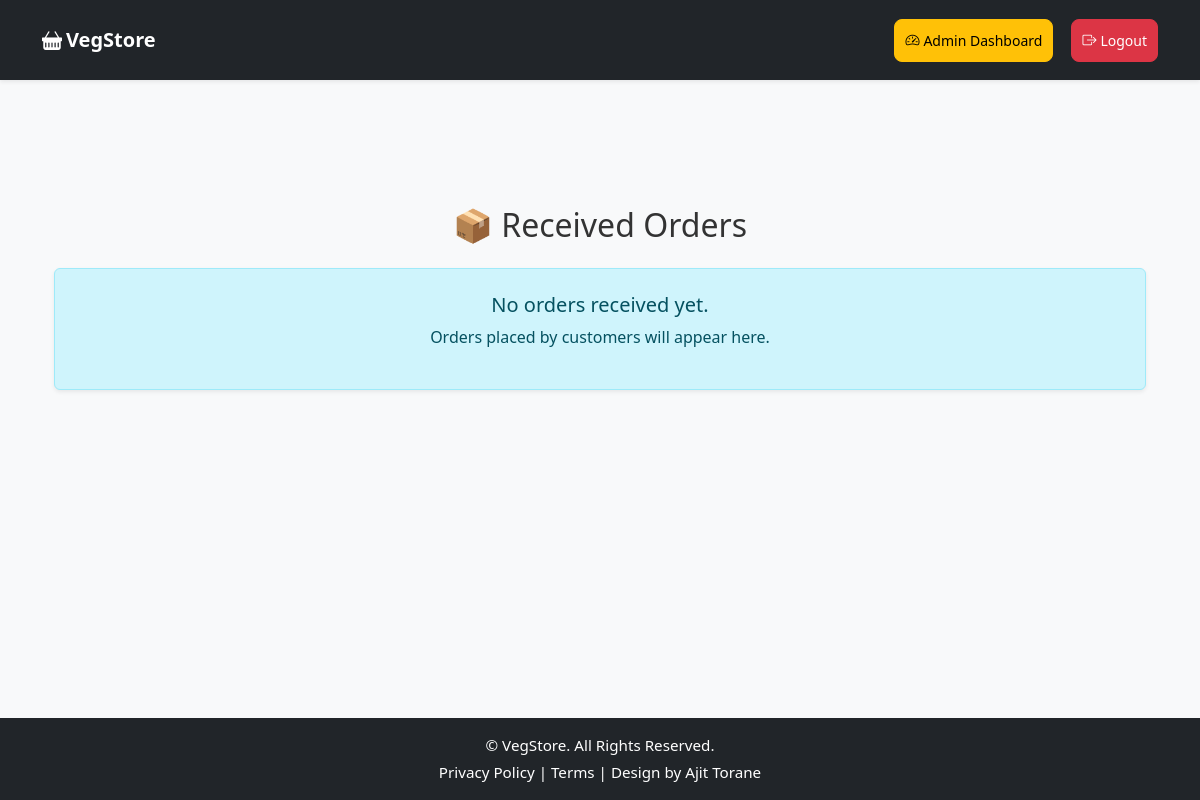
Page /admin/orders (signed in) on the earlier database version.
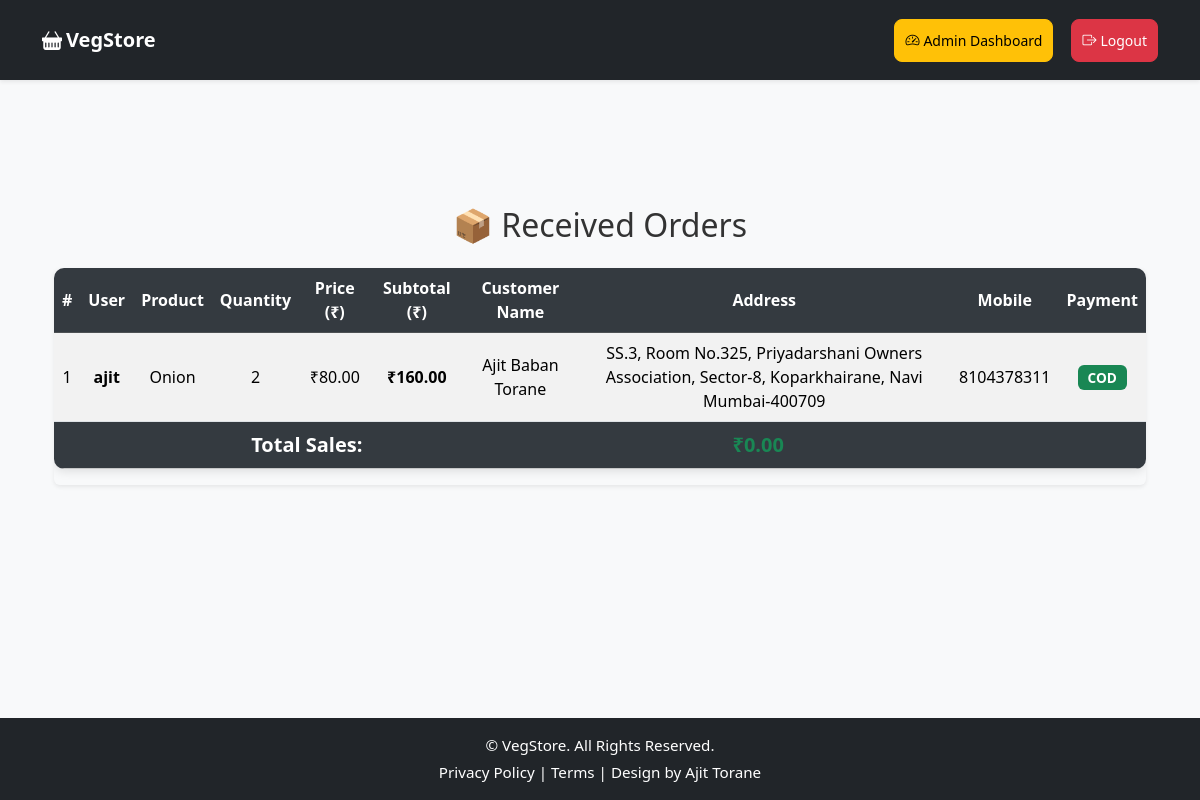
Same page on the later database version.
### app.py (models this page shows)
class Order(db.Model):
    id = db.Column(db.Integer, primary_key=True)
    user_id = db.Column(db.Integer, nullable=False)
    product_id = db.Column(db.Integer, nullable=False)
    quantity = db.Column(db.Integer, default=1)
    customer_name = db.Column(db.String(150))
    address = db.Column(db.Text)
    mobile = db.Column(db.String(15))
    payment_method = db.Column(db.String(20))

class User(UserMixin, db.Model):
    id = db.Column(db.Integer, primary_key=True)
    username = db.Column(db.String(150), unique=True, nullable=False)
    password = db.Column(db.String(255), nullable=False)
    is_admin = db.Column(db.Boolean, default=False)

class Product(db.Model):
    id = db.Column(db.Integer, primary_key=True)
    name = db.Column(db.String(150), nullable=False)
    price = db.Column(db.Float, nullable=False)
    image = db.Column(db.String(150), nullable=False)
    status = db.Column(db.String(20), nullable=False, default='available')  # available / upcoming

### app.py (the view)
@app.route('/admin/orders')
@admin_required
def admin_orders():
    orders = Order.query.all()
    products = {p.id: p for p in Product.query.all()}
    users = {u.id: u for u in User.query.all()}
    return render_template('admin_orders.html', orders=orders, products=products, users=users)

### app.py (called while the page is built)
@login_manager.user_loader
def load_user(user_id):
    return db.session.get(User, int(user_id))

def admin_required(f):
    @wraps(f)
    def wrapper(*args, **kwargs):
        if not current_user.is_authenticated or not current_user.is_admin:
            flash("Admin access required!", "danger")
            return redirect(url_for('admin_login'))
        return f(*args, **kwargs)
    return wrapper

@app.context_processor
def inject_cart_count():
    if current_user.is_authenticated and not current_user.is_admin:
        count = Order.query.filter_by(user_id=current_user.id).count()
    else:
        count = 0
    return dict(cart_count=count)

### templates/admin_orders.html
{% extends 'base.html' %}
{% block content %}
<div class="container mt-5">
    <h2 class="mb-4 text-center">📦 Received Orders</h2>
    {% if orders %}
    <div class="table-responsive shadow-sm rounded">
        <table class="table table-striped table-hover align-middle text-center">
            <thead class="table-dark text-white">
                <tr>
                    <th>#</th>
                    <th>User</th>
                    <th>Product</th>
                    <th>Quantity</th>
                    <th>Price (₹)</th>
                    <th>Subtotal (₹)</th>
                    <th>Customer Name</th>
                    <th>Address</th>
                    <th>Mobile</th>
                    <th>Payment</th>
                </tr>
            </thead>
            <tbody>
                {% set total_sales = 0 %}
                {% for order in orders %}
                    {% set p = products.get(order.product_id) %}
                    {% set u = users.get(order.user_id) %}
                    {% if p and u %}
                    {% set subtotal = p.price * order.quantity %}
                    {% set total_sales = total_sales + subtotal %}
                    <tr>
                        <td>{{ loop.index }}</td>
                        <td class="fw-semibold">{{ u.username }}</td>
                        <td>{{ p.name }}</td>
                        <td>{{ order.quantity }}</td>
                        <td>₹{{ "%.2f"|format(p.price) }}</td>
                        <td class="fw-bold">₹{{ "%.2f"|format(subtotal) }}</td>
                        <td>{{ order.customer_name or "-" }}</td>
                        <td>{{ order.address or "-" }}</td>
                        <td>{{ order.mobile or "-" }}</td>
                        <td>
                            {% if order.payment_method %}
                                <span class="badge bg-success">{{ order.payment_method }}</span>
                            {% else %}
                                <span class="badge bg-warning text-dark">Pending</span>
                            {% endif %}
                        </td>
                    </tr>
                    {% endif %}
                {% endfor %}
            </tbody>
            <tfoot class="table-light">
                <tr>
                    <th colspan="5" class="text-end fs-5">Total Sales:</th>
                    <th colspan="5" class="fs-5 text-success fw-bold">₹{{ "%.2f"|format(total_sales) }}</th>
                </tr>
            </tfoot>
        </table>
    </div>
    {% else %}
        <div class="alert alert-info text-center p-4 shadow-sm rounded">
            <h5 class="mb-2">No orders received yet.</h5>
            <p>Orders placed by customers will appear here.</p>
        </div>
    {% endif %}
</div>
{% endblock %}

### templates/base.html (shortened to what this page needs)
<!doctype html>
<html lang="en">
<head>
  <link href="https://cdn.jsdelivr.net/npm/bootstrap@5.3.2/dist/css/bootstrap.min.css" rel="stylesheet">
  <link href="https://cdn.jsdelivr.net/npm/bootstrap-icons@1.11.1/font/bootstrap-icons.css" rel="stylesheet">
  <link rel="stylesheet" href="{{ url_for('static', filename='css/style.css') }}">
</head>
<body class="bg-light">
<nav class="navbar navbar-expand-lg navbar-dark bg-dark shadow-sm">
  <div class="container">
    <a class="navbar-brand fw-bold d-flex align-items-center gap-1" href="{{ url_for('index') }}">
      <i class="bi bi-basket-fill"></i> VegStore
    </a>
    <div class="collapse navbar-collapse justify-content-end" id="navbarNav">
      <ul class="navbar-nav align-items-lg-center gap-2">
        {% if current_user.is_authenticated %}
          {% if current_user.is_admin %}
            <li class="nav-item">
              <a class="btn btn-warning btn-sm d-flex align-items-center gap-1"
                 href="{{ url_for('admin_dashboard') }}">
                <i class="bi bi-speedometer2"></i> Admin Dashboard
              </a>
            </li>
            <li class="nav-item">
              <a class="btn btn-danger btn-sm d-flex align-items-center gap-1"
                 href="{{ url_for('admin_logout') }}">
                <i class="bi bi-box-arrow-right"></i> Logout
              </a>
            </li>
          {% endif %}
        {% endif %}
      </ul>
    </div>
  </div>
</nav>
<main class="container my-5">
  {% block content %}{% endblock %}
</main>
<div class="toast-container position-fixed bottom-0 end-0 p-3">
</div>
<footer class="bg-dark text-white text-center py-3 w-100 mt-auto">
  <div class="container">
    <p class="mb-1">&copy; {{ current_year }} VegStore. All Rights Reserved.</p>
    <p class="mb-0">
      <a href="#" class="text-white text-decoration-none">Privacy Policy</a> |
      <a href="#" class="text-white text-decoration-none">Terms</a> |
      <a href="https://ajittportfolio.netlify.app/" target="_blank" class="text-white text-decoration-none">
        Design by Ajit Torane
      </a>
    </p>
  </div>
</footer>
</body>
</html>

### static/css/style.css (style rules this page uses)
* { box-sizing: border-box; }
body { font-family: 'Segoe UI', Tahoma, Geneva, Verdana, sans-serif; background-color: #f8f9fa; color: #333; margin: 0; padding: 0; min-height: 100vh; display: flex; flex-direction: column; }
.navbar { margin-bottom: 30px; box-shadow: 0 3px 10px #125ab11f; height: 80px; }
.navbar a.btn { margin-left: 10px; padding: 10px; }
.btn { border-radius: 8px; font-weight: 500; }
.btn-danger { transition: all 0.3s ease; }
.table { background: #fff; border-radius: 10px; overflow: hidden; box-shadow: 0 3px 10px rgba(0, 0, 0, 0.1); }
.table th { background: #343a40; color: #fff; font-weight: 600; }
.table td, .table th { vertical-align: middle !important; }
.badge { font-size: 0.85rem; padding: 6px 10px; font-weight: 600; border-radius: 6px; }
footer { margin-top: auto; background-color: #212529; color: #ffffff; min-height: 70px; display: flex; align-items: center; justify-content: center; font-size: 0.95rem; width: 100vw; margin-left: calc(-50vw + 50%); }
footer .container { padding: 0; }
footer a { color: #28a745; text-decoration: none; transition: color 0.3s ease; }

### templates/base.html (style rules this page uses)
body { min-height: 100vh; display: flex; flex-direction: column; }
main { flex: 1; }
.toast-container { z-index: 1055; }
.navbar .btn { margin-left: 10px; padding: 10px; }

Differences in the rows shown:
added Order: quantity "2", subtotal "160.00", customer_name "Ajit Baban Torane", address "SS.3, Room No.325, Priyadarshani Owners Association, Sector-8, Koparkhairane, Navi Mumbai-400709", mobile "8104378311", payment_method "COD"
now on this page (row unchanged): User: username "ajit"
now on this page (row unchanged): Product: name "Onion", price "80.00"
Other differences:
{{ "%.2f"|format(total_sales) }}: (not shown) → "0.00"
text no longer shown: "No orders received yet. Orders placed by customers will appear here."
text now shown: "# User Product Quantity Price (₹) Subtotal (₹) Customer Name Address Mobile Payment Total Sales: ₹"
